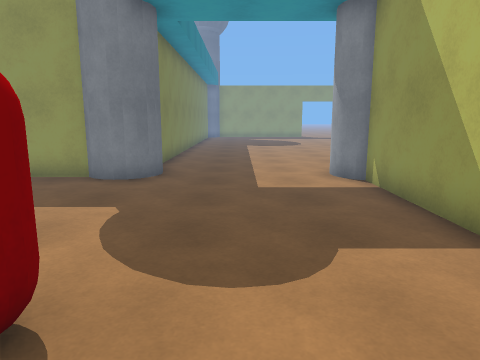
view 1 (above)

16 first-person views from a walk through a 3-D level made in the Unity game engine. The camera is 1.5 m above the floor, tilts 10° down and sees 70° across. The floor is counted in squares, 1 m on a side. Each view is taken from the middle of a square. On the plan, view 1 faces up. The plan holds only what a view shows up to about 16 squares ahead; the rest is blank. The place goes on beyond the plan. The player is left out. Surface patterns are stand-ins for the level's own textures.

view 2
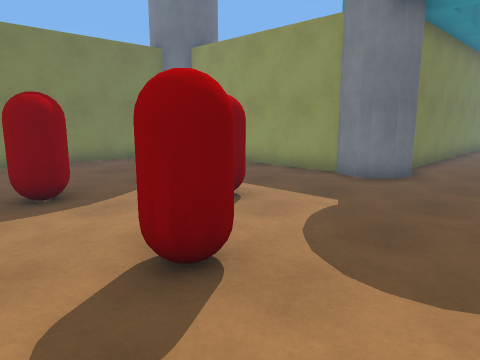

view 3
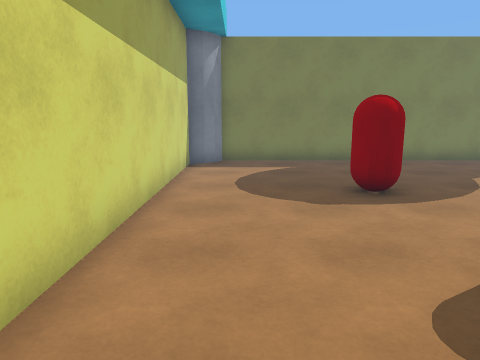

view 4
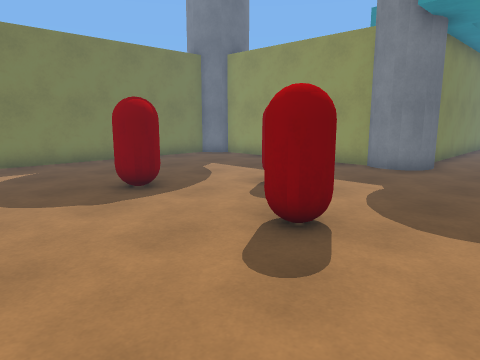

view 5
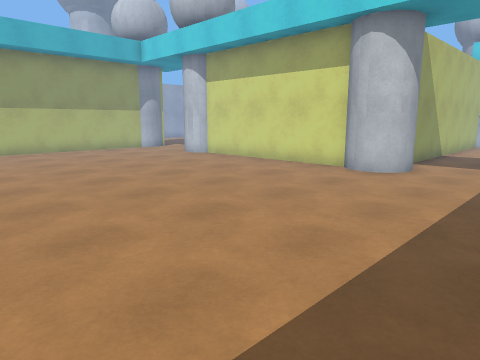

view 6
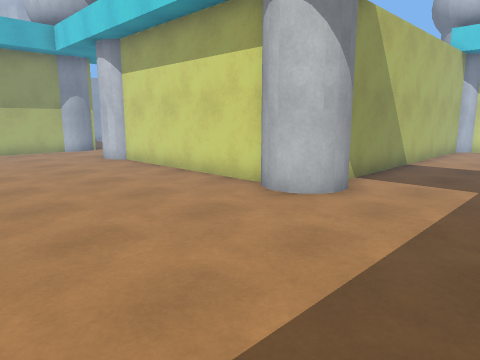

view 7
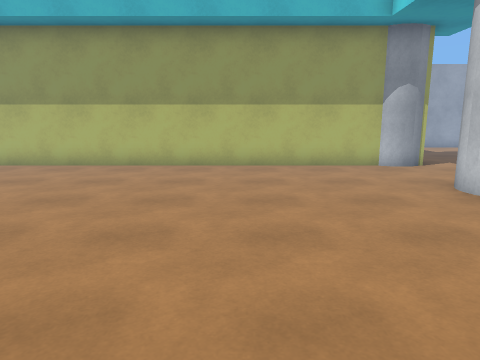

view 8
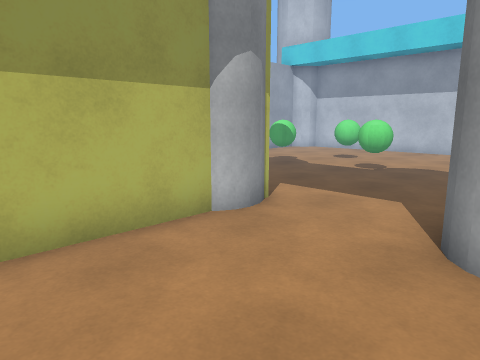

view 9
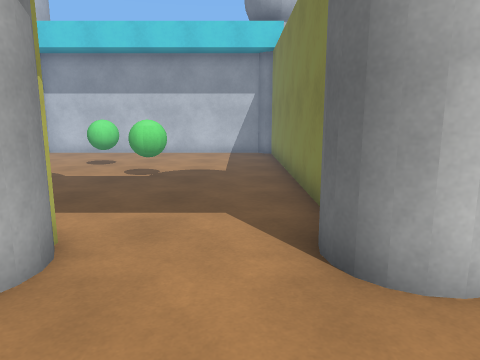

view 10
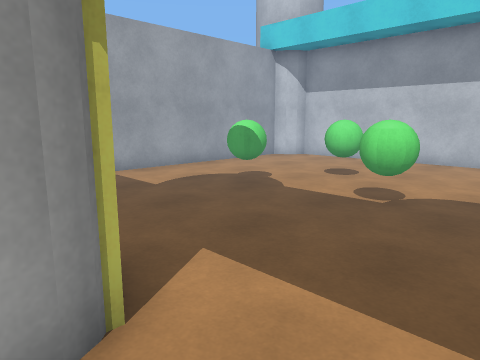

view 11
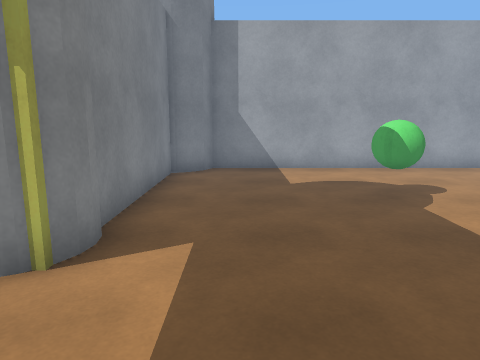

view 12
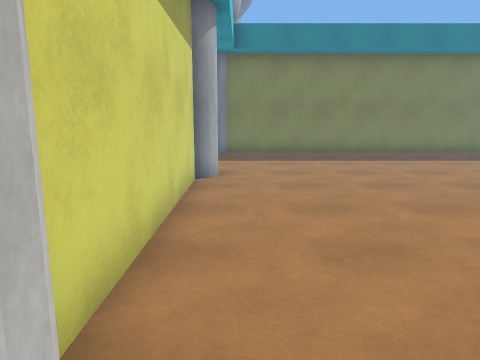

view 13
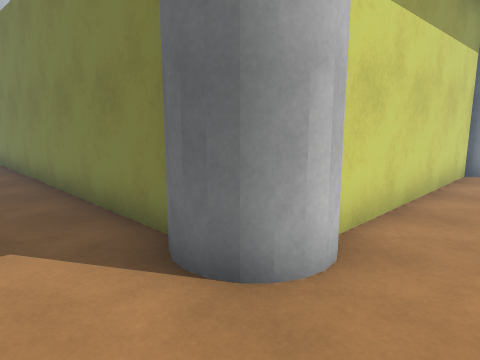

view 14
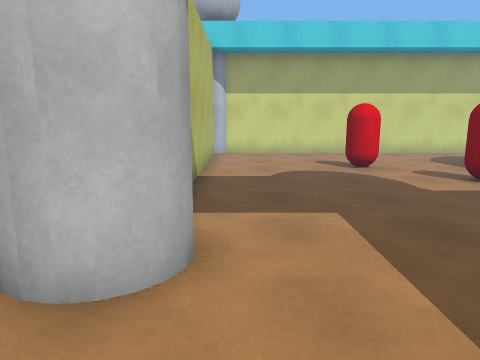

view 15
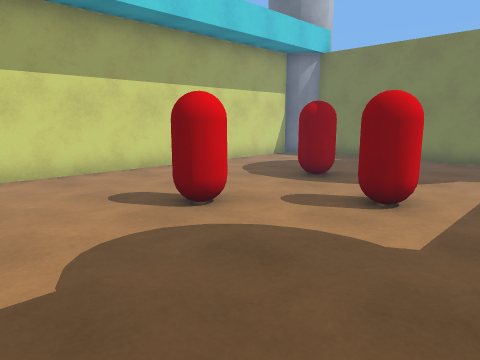

view 16
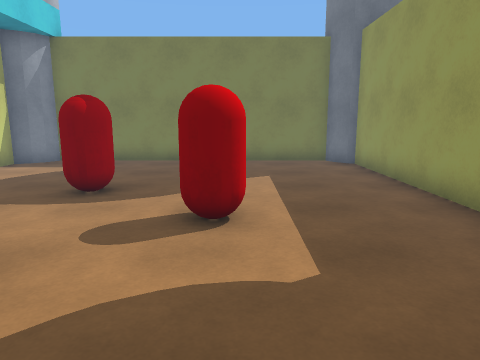

### Floor plan
Points are (right, up) in squares from view 1. A wall is a line through its corners. A room is listed if a view was taken in it or the views show most of it. See-through windows are left out.
Room 1 (views 1, 2, 3, 4, 5, 6, 7, 8, 9, 12, 13, 14, 15, 16)
walls: (2.6, 9.9) (3, 10.3); (-2.2, 10) (-2.2, 9.5); (-3.1, 8.5) (-3.6, 8.6); (-3.9, 9) (-10.8, 9) (-11, 8.5) (-11.7, 8.2) (-11.7, -1.6) (-11.2, -1.9) (-10.9, -2.2); (11.4, 10.1) (11.9, 10.3); (11.6, 10.2) (12.1, 10.3); (-2.7, 20.5) (-2.7, 10.4); (12.6, 10.2) (13.1, 9.7); (-10.7, 9) (-11.2, 8.4); (2.8, -2.5) (3.1, -2.3) (3.1, 8.4) (2.7, 8.8) (2.6, 9.1) (2.5, 9.6) (2.9, 10.3) (3.5, 10.4) (4, 10.3) (4.4, 9.9) (11.2, 9.9) (11.7, 10.4) (12.4, 10.3) (13.2, 9.9); (16.2, 10.4) (16.2, 20.5); (-11, -2) (-10.6, -2.7) (2.6, -2.7)
ways out: opening at (14.5, 9.5) to room 2
objects: red capsule (-7, 1) to (-6, 2); red capsule (-5, 4) to (-4, 5); red capsule (-2, 2)
Room 2 (views 10, 11)
walls: (17.4, 8.8) (17, 8.8) (16.6, 8.8); (16.1, 9.3) (16, 9.8); (23, 8.2) (22.6, 9) (17.6, 9); (22.9, -2.4) (23.2, -2); (13.1, -2.7) (22.7, -2.7) (23, -2.2) (23.7, -1.8) (23.7, 7.8) (23.2, 8.1) (22.9, 8.4); (12.6, 8.4) (12.6, -2.3) (13, -2.4); (13.2, 9.9) (13, 8.9); (13, 10) (13.1, 9.2); (12.8, 10) (13.1, 9.5)
ways out: opening at (14.5, 9.5) to room 1
objects: green ball (16, 3) to (17, 4); green ball (18, 1) to (19, 2); green ball (20, 3) to (20, 4)

Where each view was taken, in squares from view 1:
view 1: 0 up, 0 right, facing up
view 2: 0 up, 1 right, facing up-left
view 3: 1 down, 1 right, facing left
view 4: 2 down, 1 right, facing up-left
view 5: 20 up, 1 left, facing down-right
view 6: 16 up, 1 left, facing down-right
view 7: 15 up, 5 right, facing right
view 8: 14 up, 12 right, facing down-right
view 9: 13 up, 14 right, facing down
view 10: 10 up, 14 right, facing down-right
view 11: 7 up, 13 right, facing right
view 12: 11 up, 13 right, facing left
view 13: 12 up, 15 right, facing down-left
view 14: 13 up, 2 right, facing down
view 15: 7 up, 2 right, facing down-left
view 16: 5 up, 1 right, facing left
